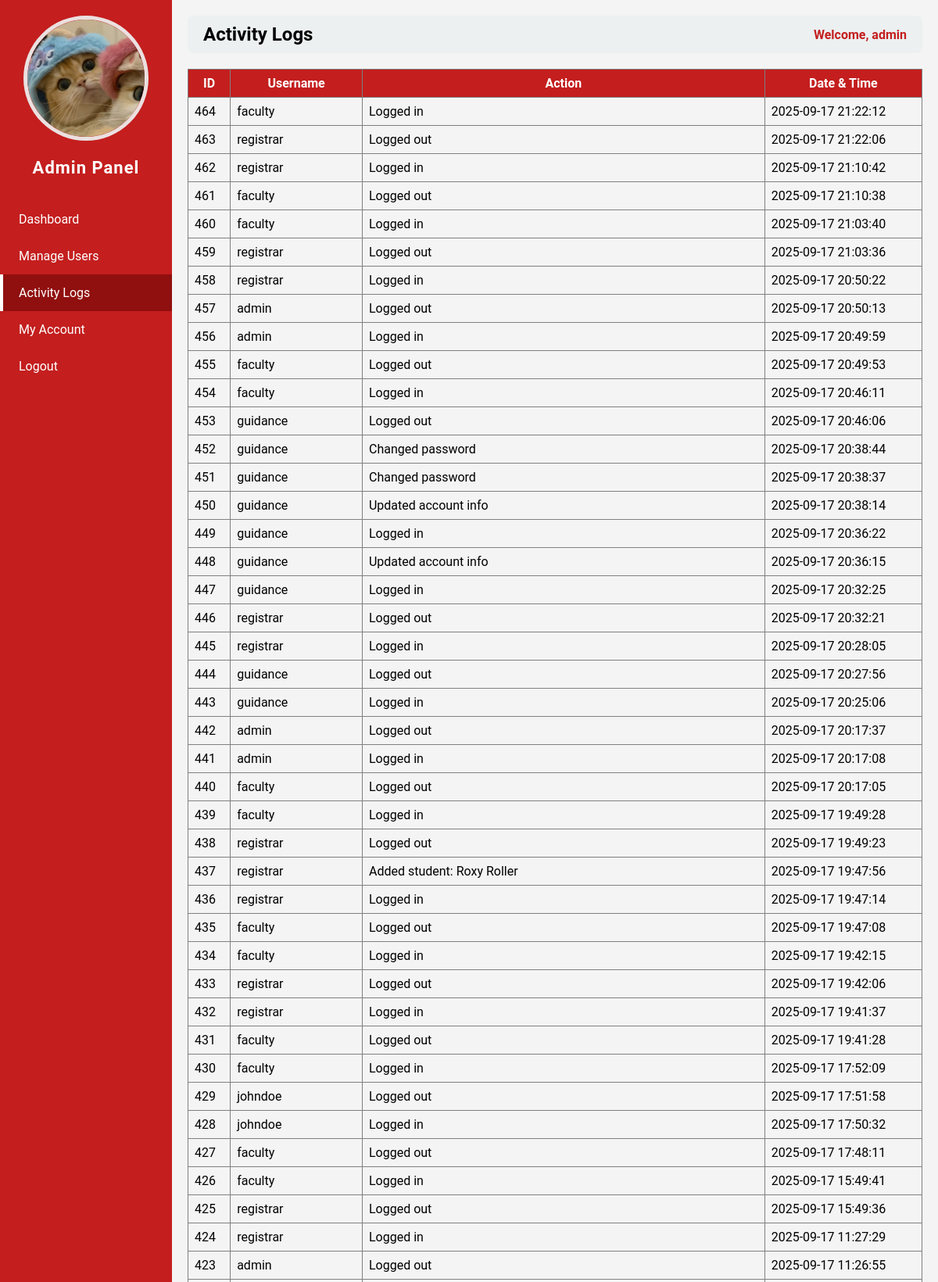
/admin.php?page=activity_logs (signed in, upper part), run on the app's committed database.
### tables this page shows
CREATE TABLE `users` (
  `id` int(11) NOT NULL,
  `username` varchar(50) NOT NULL,
  `password` varchar(255) NOT NULL,
  `role` varchar(50) NOT NULL,
  `email` varchar(255) NOT NULL,
  `contact` varchar(50) NOT NULL,
  `status` varchar(50) NOT NULL,
  `img` varchar(255) NOT NULL
);

CREATE TABLE `logs` (
  `id` int(11) NOT NULL,
  `user_id` int(11) NOT NULL,
  `action` varchar(255) NOT NULL,
  `date_time` datetime NOT NULL DEFAULT current_timestamp()
);

### admin_pages/activity_logs.php (the view)
<?php
$host = "localhost";
$dbname = "studisciplink";
$user = "root";
$pass = "";
try {
    $pdo = new PDO("mysql:host=$host;dbname=$dbname", $user, $pass);
    $pdo->setAttribute(PDO::ATTR_ERRMODE, PDO::ERRMODE_EXCEPTION);
    $stmt = $pdo->prepare("
        SELECT l.id, u.username, l.action, l.date_time
        FROM logs l
        JOIN users u ON l.user_id = u.id
        ORDER BY l.date_time DESC
    ");
    $stmt->execute();
    $logs = $stmt->fetchAll(PDO::FETCH_ASSOC);
} catch (PDOException $e) {
    die("Database error: " . $e->getMessage());
}
?>
<table border="1" cellpadding="8" cellspacing="0" style="width:100%; border-collapse:collapse;">
    <thead style="background:#c41e1e; color:white;">
        <tr>
            <th>ID</th>
            <th>Username</th>
            <th>Action</th>
            <th>Date & Time</th>
        </tr>
    </thead>
    <tbody>
        <?php if ($logs): ?>
            <?php foreach ($logs as $log): ?>
                <tr>
                    <td><?php echo htmlspecialchars($log['id']); ?></td>
                    <td><?php echo htmlspecialchars($log['username']); ?></td>
                    <td><?php echo htmlspecialchars($log['action']); ?></td>
                    <td><?php echo htmlspecialchars($log['date_time']); ?></td>
                </tr>
            <?php endforeach; ?>
        <?php else: ?>
            <tr>
                <td colspan="4" style="text-align:center;">No activity logs found.</td>
            </tr>
        <?php endif; ?>
    </tbody>
</table>

### admin.php (shortened to what this page needs)
<?php
require 'db_connect.php';
$id = $_SESSION['user_id'];
$stmt = $pdo->prepare("SELECT * FROM users WHERE id=?");
$stmt->execute([$id]);
$user = $stmt->fetch(PDO::FETCH_ASSOC);
$page = isset($_GET['page']) ? $_GET['page'] : 'dashboard';
?>
<!DOCTYPE html>
<html>
<head>
</head>
<body>
<div class="sidebar">
    <div class="column profile-photo">
        <?php if (!empty($user['img'])): ?>
            <img src="<?php echo htmlspecialchars($user['img']); ?>" alt="Profile Image">
        <?php else: ?>
            <img src="default.png" alt="Profile Image">
        <?php endif; ?>
    </div>
    <h2>Admin Panel</h2>
    <a href="?page=dashboard" class="<?php echo $page=='dashboard' ? 'active' : ''; ?>">Dashboard</a>
    <a href="?page=manage_users" class="<?php echo $page=='manage_users' ? 'active' : ''; ?>">Manage Users</a>
    <a href="?page=activity_logs" class="<?php echo $page=='activity_logs' ? 'active' : ''; ?>">Activity Logs</a>
    <a href="?page=my_account" class="<?php echo $page=='my_account' ? 'active' : ''; ?>">My Account</a>
    <a href="logout.php">Logout</a>
</div>
<div class="main-content">
    <div class="header">
        <h2><?php echo str_replace('_',' ', $page); ?></h2>
        <span>Welcome, <?php echo $_SESSION['username']; ?></span>
    </div>
    <div class="content">
        <?php
        $file = "admin_pages/{$page}.php";
        if(file_exists($file)){
            include $file;
        } else {
            echo "<p>Page not found.</p>";
        }
        ?>
    </div>
</div>
</body>
</html>

### admin.php (style rules this page uses)
body { margin: 0; font-family: 'Roboto', sans-serif; background: #f4f4f4; }
.sidebar { position: fixed; top: 0; left: 0; width: 220px; height: 100%; background-color: #c41e1e; color: white; display: flex; flex-direction: column; padding-top: 20px; }
.sidebar h2 { text-align: center; margin-bottom: 30px; font-size: 22px; letter-spacing: 1px; }
.sidebar a { padding: 14px 20px; text-decoration: none; color: white; display: block; transition: 0.3s; border-left: 4px solid transparent; }
.sidebar a.active { background-color: #900f0f; border-left: 4px solid #fff; }
.main-content { margin-left: 220px; padding: 20px; }
.header { display: flex; justify-content: space-between; align-items: center; background: #ecf0f1; padding: 10px 20px; border-radius: 8px; margin-bottom: 20px; }
.header h2 { margin: 0; text-transform: capitalize; }
.header span { font-weight: bold; color: #c41e1e; }
.profile-photo { text-align: center; }
.profile-photo img { width: 150px; height: 150px; object-fit: cover; border-radius: 50%; border: 5px solid #ebe0e0ff; }

### data on the page
users: img (picture)
logs: id "464", user.username "faculty", action "Logged in", date_time "2025-09-17 21:22:12"
logs: id "463", user.username "registrar", action "Logged out", date_time "2025-09-17 21:22:06"
logs: id "462", user.username "registrar", action "Logged in", date_time "2025-09-17 21:10:42"
logs: id "461", user.username "faculty", action "Logged out", date_time "2025-09-17 21:10:38"
logs: id "460", user.username "faculty", action "Logged in", date_time "2025-09-17 21:03:40"
logs: id "459", user.username "registrar", action "Logged out", date_time "2025-09-17 21:03:36"
logs: id "458", user.username "registrar", action "Logged in", date_time "2025-09-17 20:50:22"
logs: id "457", user.username "admin", action "Logged out", date_time "2025-09-17 20:50:13"
logs: id "456", user.username "admin", action "Logged in", date_time "2025-09-17 20:49:59"
logs: id "455", user.username "faculty", action "Logged out", date_time "2025-09-17 20:49:53"
logs: id "454", user.username "faculty", action "Logged in", date_time "2025-09-17 20:46:11"
logs: id "453", user.username "guidance", action "Logged out", date_time "2025-09-17 20:46:06"
logs: id "452", user.username "guidance", action "Changed password", date_time "2025-09-17 20:38:44"
logs: id "451", user.username "guidance", action "Changed password", date_time "2025-09-17 20:38:37"
logs: id "450", user.username "guidance", action "Updated account info", date_time "2025-09-17 20:38:14"
logs: id "449", user.username "guidance", action "Logged in", date_time "2025-09-17 20:36:22"
logs: id "448", user.username "guidance", action "Updated account info", date_time "2025-09-17 20:36:15"
logs: id "447", user.username "guidance", action "Logged in", date_time "2025-09-17 20:32:25"
logs: id "446", user.username "registrar", action "Logged out", date_time "2025-09-17 20:32:21"
logs: id "445", user.username "registrar", action "Logged in", date_time "2025-09-17 20:28:05"
logs: id "444", user.username "guidance", action "Logged out", date_time "2025-09-17 20:27:56"
logs: id "443", user.username "guidance", action "Logged in", date_time "2025-09-17 20:25:06"
logs: id "442", user.username "admin", action "Logged out", date_time "2025-09-17 20:17:37"
logs: id "441", user.username "admin", action "Logged in", date_time "2025-09-17 20:17:08"
logs: id "440", user.username "faculty", action "Logged out", date_time "2025-09-17 20:17:05"
logs: id "439", user.username "faculty", action "Logged in", date_time "2025-09-17 19:49:28"
logs: id "438", user.username "registrar", action "Logged out", date_time "2025-09-17 19:49:23"
logs: id "437", user.username "registrar", action "Added student: Roxy Roller", date_time "2025-09-17 19:47:56"
logs: id "436", user.username "registrar", action "Logged in", date_time "2025-09-17 19:47:14"
logs: id "435", user.username "faculty", action "Logged out", date_time "2025-09-17 19:47:08"
logs: id "434", user.username "faculty", action "Logged in", date_time "2025-09-17 19:42:15"
logs: id "433", user.username "registrar", action "Logged out", date_time "2025-09-17 19:42:06"
logs: id "432", user.username "registrar", action "Logged in", date_time "2025-09-17 19:41:37"
logs: id "431", user.username "faculty", action "Logged out", date_time "2025-09-17 19:41:28"
logs: id "430", user.username "faculty", action "Logged in", date_time "2025-09-17 17:52:09"
logs: id "429", user.username "johndoe", action "Logged out", date_time "2025-09-17 17:51:58"
logs: id "428", user.username "johndoe", action "Logged in", date_time "2025-09-17 17:50:32"
logs: id "427", user.username "faculty", action "Logged out", date_time "2025-09-17 17:48:11"
logs: id "426", user.username "faculty", action "Logged in", date_time "2025-09-17 15:49:41"
logs: id "425", user.username "registrar", action "Logged out", date_time "2025-09-17 15:49:36"
logs: id "424", user.username "registrar", action "Logged in", date_time "2025-09-17 11:27:29"
logs: id "423", user.username "admin", action "Logged out", date_time "2025-09-17 11:26:55"

### other printed values
str_replace('_',' ', $page) "Activity Logs"
$_SESSION['username'] "admin"
